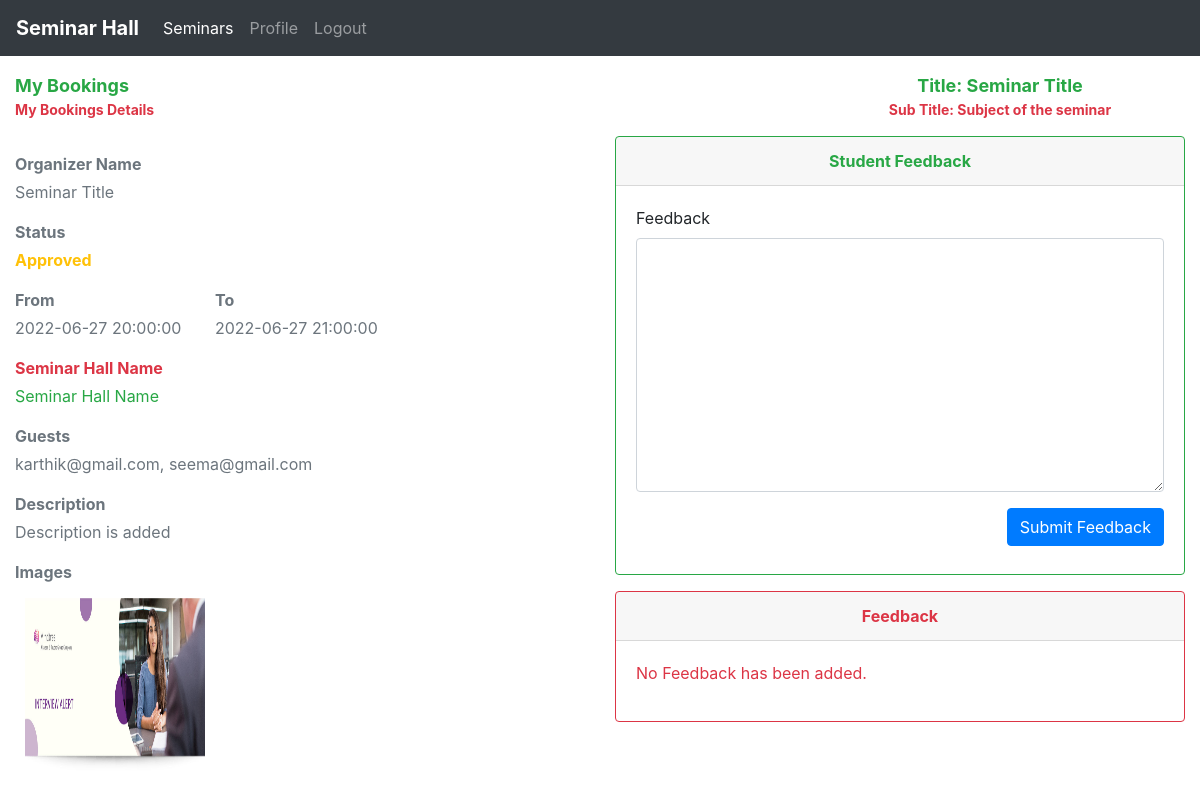
Page /students/feedback.php?id=4 on the committed database.
### tables this page shows
CREATE TABLE IF NOT EXISTS `bookings` (
  `id` int(11) NOT NULL AUTO_INCREMENT,
  `deptId` int(11) NOT NULL,
  `seminar_hall_id` int(11) NOT NULL,
  `title` varchar(100) NOT NULL,
  `subTitle` varchar(100) NOT NULL,
  `organizerName` varchar(100) NOT NULL,
  `from_date` datetime NOT NULL,
  `to_date` datetime NOT NULL,
  `guests` text NOT NULL,
  `description` text NOT NULL,
  `status` varchar(30) NOT NULL DEFAULT 'Pending',
  `images` text,
  `cancellation_reason` text,
  PRIMARY KEY (`id`)
);

CREATE TABLE IF NOT EXISTS `seminar_halls` (
  `id` int(11) NOT NULL AUTO_INCREMENT,
  `hall_name` varchar(100) NOT NULL,
  `hall_description` text NOT NULL,
  PRIMARY KEY (`id`)
);

### students/feedback.php (the view, shortened to what this page needs)
<?php
include('./students_header.php');
include('../db/dbcon.php');
$result = mysqli_query($con, "SELECT * FROM `bookings` b, `seminar_halls` s
WHERE b.seminar_hall_id = s.id AND b.id = $_GET[id]") or die(mysqli_error($con));
$row = mysqli_fetch_array($result);
$images = explode(',', $row[11]);
$rollNo = $_SESSION['userData'][1];
$feedback_query = "SELECT * FROM `feedback` f, `bookings` b, `students_list` s
WHERE f.booking_id = b.id and f.student_id = s.roll_no and f.booking_id = $_GET[id] and f.student_id='$rollNo'";
$feedback_result = mysqli_query($con, $feedback_query);
$feedback_count = mysqli_num_rows($feedback_result);
?>
<!DOCTYPE html>
<html lang="en">
<head>
</head>
<body>
    <div class="container-fluid">
        <div class="row mt-3">
            <div class="col-md-8">
                <p class="page-title font-weight-bold text-success m-0">My Bookings</p>
                <p class="page-subTitle text-danger font-weight-bold">My Bookings Details</p>
            </div>
            <div class="col-md-4 text-center">
                <p class="page-title font-weight-bold text-success m-0">Title: <?php echo $row[3]; ?></p>
                <p title="<?php echo $row[4]; ?>" class="page-subTitle text-truncate text-danger font-weight-bold">Sub Title: <?php echo $row[4]; ?></p>
            </div>
        </div>
        <div class="row">
            <div class="col-md-6">
                <div class="row mt-3">
                    <div class="col-md-4">
                        <p class="text-title mb-1 font-weight-bold text-secondary">Organizer Name</p>
                        <p class="text-muted m-0"><?php echo $row[3]; ?></p>
                    </div>
                    <div class="col-md-4">
                    </div>
                </div>
                <div class="row mt-3">
                    <div class="col-md-12">
                        <p class="text-title mb-1 font-weight-bold text-secondary">Status</p>
                        <p class="text-warning m-0 font-weight-bold"><?php echo $row[10]; ?></p>
                    </div>
                </div>
                <div class="row mt-3">
                    <div class="col-md-4">
                        <p class="text-title mb-1 font-weight-bold text-secondary">From</p>
                        <p class="text-muted m-0"><?php echo $row[6]; ?></p>
                    </div>
                    <div class="col-md-4">
                        <p class="text-title mb-1 font-weight-bold text-secondary">To</p>
                        <p class="text-muted m-0"><?php echo $row[7]; ?></p>
                    </div>
                </div>
                <div class="row mt-3">
                    <div class="col-md-12">
                        <p class="text-title mb-1 font-weight-bold text-danger">Seminar Hall Name</p>
                        <p class="m-0 text-success"><?php echo $row[14]; ?></p>
                    </div>
                </div>
                <div class="row mt-3">
                    <div class="col-md-12">
                        <p class="text-title mb-1 font-weight-bold text-secondary">Guests</p>
                        <p class="text-muted m-0"><?php echo $row[8]; ?></p>
                    </div>
                </div>
                <div class="row mt-3">
                    <div class="col-md-12">
                        <p class="text-title mb-1 font-weight-bold text-secondary">Description</p>
                        <p class="text-muted m-0"><?php echo $row[9]; ?></p>
                    </div>
                </div>
                <?php
                if ($row[11]) {
                ?>
                    <div class="row mt-3">
                        <div class="col-md-12">
                            <p class="text-title mb-1 font-weight-bold text-secondary">Images</p>
                            <div class="image-thumbnails">
                                <?php
                                for ($i = 0; $i < count($images); $i++) {
                                ?>
                                    <img class="uploaded-images" src="./../<?php echo $images[$i]; ?>" alt="" />
                                <?php
                                }
                                ?>
                            </div>
                        </div>
                    </div>
                <?php
                }
                ?>
            </div>
            <div class="col-md-6">
                <?php
                if ($row[10] !== "cancelled") {
                ?>
                    <div class="card border-success">
                        <div class="card-header text-success font-weight-bold text-center">Student Feedback</div>
                        <div class="card-body">
                            <form action="" method="post">
                                <div class="form-group">
                                    <label for="Feedback">Feedback</label>
                                    <textarea name="feedback" class="form-control" id="" cols="30" rows="10"></textarea>
                                </div>
                                <div class="text-right">
                                    <button type="submit" name="submit_feedback" class="btn btn-primary ml-3 mb-2">Submit Feedback</button>
                                </div>
                            </form>
                        </div>
                    </div>
                <?php
                }
                ?>
                <div class="card border-danger mt-3">
                    <div class="card-header text-danger font-weight-bold text-center">Feedback</div>
                    <div class="card-body">
                        <?php
                        if ($feedback_count === 0) {
                        ?>
                            <p class="text-danger">No Feedback has been added.</p>
                            <?php
                        }
                        ?>
                    </div>
                </div>
            </div>
        </div>
    </div>
</body>
</html>

### students/students_header.php (shortened to what this page needs)
<!DOCTYPE html>
<html lang="en">
<head>
    <link rel="stylesheet" href="../css/bootstrap.min.css">
    <link rel="stylesheet" href="../css/style.css">
</head>
<body>
    <nav class="navbar navbar-expand-lg navbar-dark bg-dark">
        <a class="navbar-brand font-weight-bold" href="#">Seminar Hall</a>
        <div class="collapse navbar-collapse" id="navbarNav">
            <ul class="navbar-nav">
                <li class="nav-item active">
                    <a class="nav-link" href="#">Seminars <span class="sr-only">(current)</span></a>
                </li>
                <li class="nav-item">
                    <a class="nav-link" href="./profile.php">Profile <span class="sr-only">(current)</span></a>
                </li>
                <li class="nav-item">
                    <a class="nav-link" href="./logout.php">Logout <span class="sr-only">(current)</span></a>
                </li>
            </ul>
        </div>
    </nav>
</body>
</html>

### css/style.css (style rules this page uses)
.page-title { font-size: 18px; }
.page-subTitle { font-size: 14px; }
.uploaded-images { width: 200px; height: 200px; padding: 10px; }

### rows in the picture
bookings: title "Seminar Title", subTitle "Subject of the seminar", status "Approved", from_date "2022-06-27 20:00:00", to_date "2022-06-27 21:00:00", seminar_hall.hall_name "Seminar Hall Name", guests "karthik@gmail.com, seema@gmail.com", description "Description is added", images (picture)
